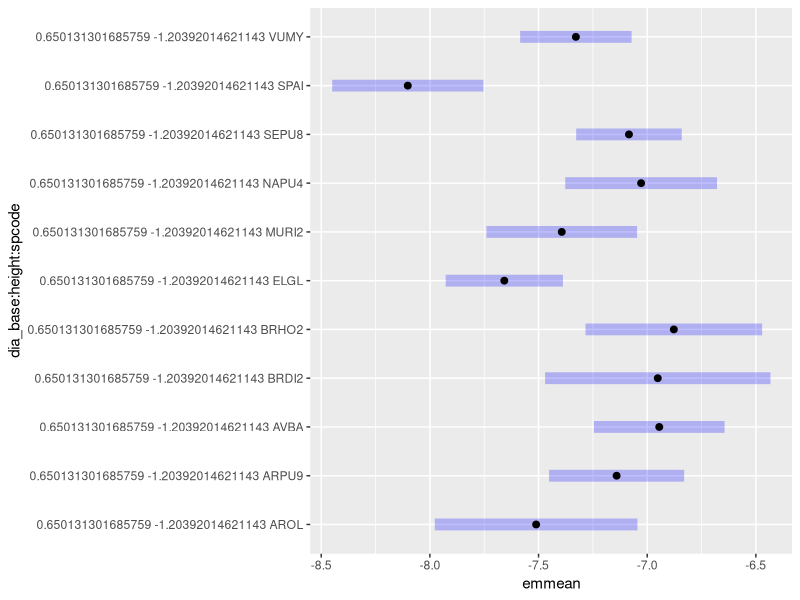
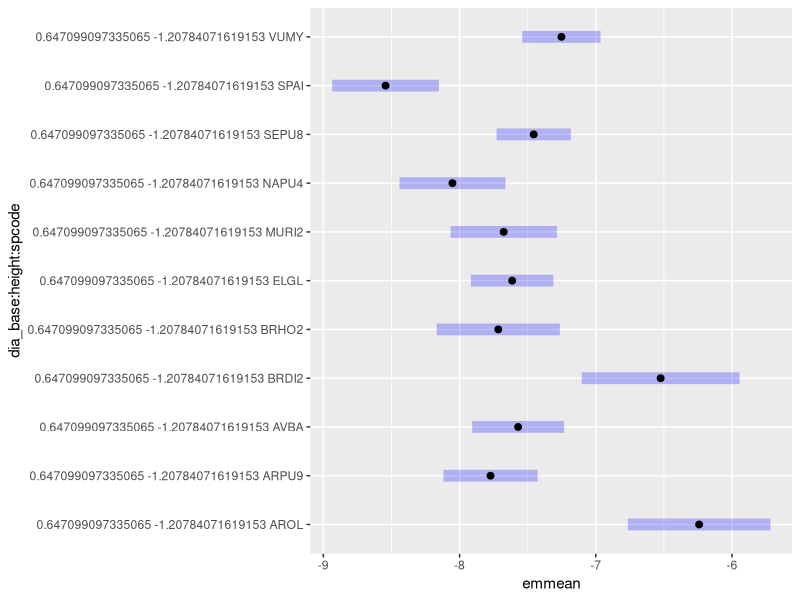
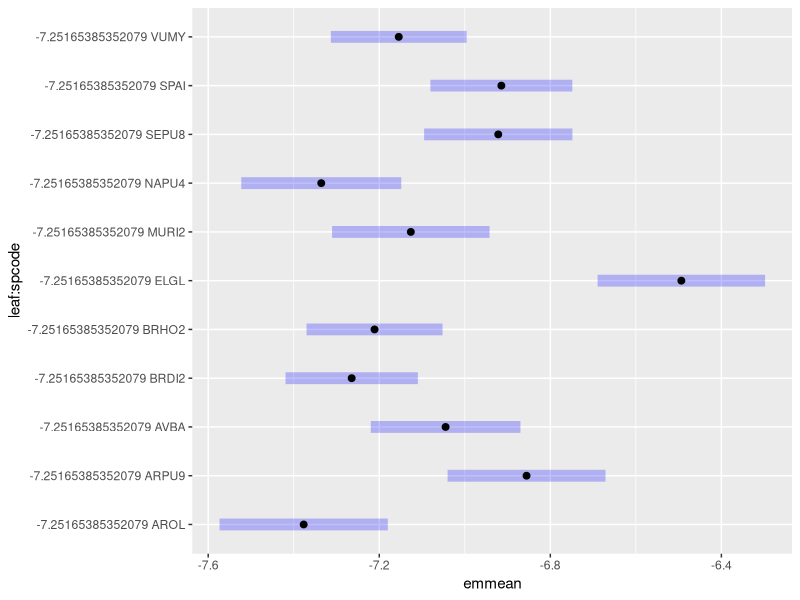

R code for these plots, in order:
## grass-allometry.R

## fit allometry model for 12 California grasses
## 1. model selection to find the best allometry model for each organ
## 2. test some allometry hypotheses 

setwd("~/California-grass-allometry/scripts")

library(tidyverse)
library(lmtest)
library(lme4)
library(car)
library(emmeans)



g_2_kg = 0.001
cm2_2_m2 = 0.0001
cm_2_m = 0.01
mass_2_C = 2
kg_2_g = 1000
wooden = 0.001
day2sec = 86400


mass       <- read.csv("../data/biomass.csv"    ,stringsAsFactors = FALSE)
size       <- read.csv("../data/plant-size.csv" ,stringsAsFactors = FALSE)
sp         <- read.csv("../data/species.csv"    ,stringsAsFactors = FALSE)
sla_mass   <- read.csv("../data/SLA-biomass.csv",stringsAsFactors = FALSE)
sla_area   <- read.csv("../data/leaf-area.csv"  ,stringsAsFactors = FALSE) 


sla        <- sla_area                                              %>%  
              left_join(sla_mass, by=c("spcode","rep"))             %>% 
              mutate(sla = area/biomass)                            %>% 
              group_by(spcode)                                      %>% 
              summarise(sla = mean(sla,na.rm=TRUE))                 %>% 
              ungroup()                                             %>% 
              mutate(sla = sla*cm2_2_m2)

  
mass <- mass                                                        %>%  
        mutate(id = paste(spcode, rep, sep="-"))

mass_wide <- mass                                                   %>% 
             pivot_wider(names_from = organ, values_from = biomass)


mass_wide <- mass_wide                                              %>% 
             group_by(spcode, rep,id)                               %>% 
             mutate(stem  = sum(stem, extra_stem, na.rm=TRUE)
                   ,agb   = sum(stem, leaf, repro, na.rm=TRUE)
                   ,tmass = sum(agb,root, na.rm=TRUE))              %>% 
             ungroup()                                              %>% 
             dplyr::select(-extra_stem)

size <- size                                        %>% 
        mutate(id = paste(spcode, rep, sep="-"))    %>% 
        group_by(spcode,rep,id)                     %>% 
        mutate(dia_base = mean(dia_base1,dia_base2)
              ,dia_can  = mean(dia_can1,dia_can2  ) 
              ,date     = lubridate::mdy(date)    ) %>% 
        ungroup()


all <- mass_wide                                            %>% 
       left_join(size, by = c("spcode", "rep","id"))        %>% 
       left_join(sla,  by =   "spcode")                     %>% 
       left_join (sp,  by =   "spcode")                     %>% 
       filter(!spcode %in% c("POSE","FECA"))
        
all <- all                                                  %>% 
       mutate(carea      = pi*(dia_can*dia_can/4  )
             ,barea      = pi*(dia_base*dia_base/4)      
             ,height     = height*cm_2_m
             ,stem       = stem*g_2_kg
             ,stem_c     = stem*mass_2_C
             ,root       = root*g_2_kg
             ,root_c     = root*mass_2_C
             ,leaf       = leaf*g_2_kg
             ,leaf_c     = leaf*mass_2_C
             ,repro      = repro*g_2_kg
             ,repro_c    = repro*mass_2_C
             ,agb        = agb*g_2_kg
             ,agb_c      = agb*mass_2_C
             ,tmass      = tmass*g_2_kg
             ,tmass_c    = tmass*mass_2_C
             ,barea      = barea*cm2_2_m2
             ,carea      = carea*cm2_2_m2
             ,cradius    = dia_can/2
             ,lf2rt      = root_c/leaf_c
             ,agb2rt     = root_c/agb_c
             ,seed_alloc = repro_c/agb_c
             ,seed_alloct= repro_c/tmass_c
             ,lf2sm      = leaf_c/stem_c
             ,rt2lf      = root_c/leaf_c
             ,ca2ba      = barea/carea
             ,tlarea     = leaf*sla)


all_log <- all                                                  %>% 
           mutate(across(c("stem","stem_c","root","root_c"    , 
                           "leaf","leaf_c","repro","repro_c"  ,
                           "agb","agb_c","tmass","tmass_c"    ,
                           "dia_base","dia_can","length"      ,
                           "height","barea","carea","lf2sm"   ,
                           "rt2lf","agb2rt","ca2ba","sla"     ,
                           "tlarea") , ~log(.x)))


####### 1. Allometry model selection and species-specific variation #######

#### 1a.height allometry model ####

hgt_null   <- lm(height ~ dia_base, all_log)
hgt_full1  <- lm(height ~ dia_base*spcode,all_log)
hgt_full2  <- lm(height ~ dia_base*(photo+growth),all_log)

AIC(hgt_null,hgt_full1, hgt_full2)
hgt_poshoc  <- emmeans(hgt_full1, pairwise ~ dia_base*spcode)


hgt_allom <- hgt_full1
summary(hgt_allom)
anova(hgt_allom)
anova(hgt_full2)

#### 1b.canopy area allometry ####

#ca_null1  <- lm(carea ~ dia_base*height,all_log)
ca_null2  <- lm(carea ~ dia_base + height, all_log)
ca_null3  <- lm(carea ~ dia_base, all_log)
ca_null4  <- lm(carea ~ height, all_log)
#ca_full1  <- lm(carea ~ dia_base*height*spcode,all_log)
ca_full2  <- lm(carea ~ (dia_base + height)*spcode, all_log)
ca_full3  <- lm(carea ~ dia_base*spcode, all_log)
ca_full4  <- lm(carea ~ height*spcode, all_log)
ca_full5  <- lm(carea ~ (dia_base + height)*(photo + growth),all_log)
ca_full6  <- lm(carea ~ dia_base*(photo + growth),all_log)
ca_full7  <- lm(carea ~ height*(photo + growth),all_log)
AIC(ca_null2,ca_null3,ca_null4,ca_full2,ca_full3,ca_full4,ca_full5,ca_full6,ca_full7)
ca_poshoc <- emmeans(ca_full2, pairwise ~ dia_base:height:spcode)
ca_poshoc

ca_allom <- ca_full2
summary(ca_allom)
anova(ca_allom)
anova(ca_full5)

####1c. leaf allometry ####
#lf_null1  <- lm(leaf ~ dia_base*height, all_log)
lf_null2  <- lm(leaf ~ dia_base + height, all_log)
lf_null3  <- lm(leaf ~ dia_base, all_log)
lf_null4  <- lm(leaf ~ height, all_log)
#lf_full1  <- lm(leaf ~ dia_base*height*spcode, all_log)
lf_full2  <- lm(leaf ~ (dia_base + height)*spcode,all_log)
lf_full3  <- lm(leaf ~ dia_base*spcode, all_log)
lf_full4  <- lm(leaf ~ height*spcode, all_log)
lf_full5  <- lm(leaf ~ (dia_base + height)*(growth + photo),all_log)
lf_full6  <- lm(leaf ~ dia_base*(photo + growth),all_log)
lf_full7  <- lm(leaf ~ height*(photo + growth),all_log)
AIC(lf_null2,lf_null3,lf_null4,lf_full2,lf_full3,lf_full4,lf_full5,lf_full6,lf_full7)

lf_allom  <- lf_full2
anova(lf_allom)
summary(lf_allom)
lf_poshoc <- emmeans(lf_allom, pairwise ~ dia_base:height:spcode)
lf_poshoc
plot(lf_poshoc)
anova(lf_full5)

#### 1d.stem allometry ####
sm_null1 <- lm(stem ~ dia_base, all_log)
sm_null2 <- lm(stem ~ height, all_log)
sm_null3 <- lm(stem ~ dia_base + height, all_log)
#sm_null4 <- lm(stem ~ dia_base*height,all_log)
sm_full1 <- lm(stem ~ dia_base*spcode, all_log)
sm_full2 <- lm(stem ~ height*spcode, all_log)
sm_full3 <- lm(stem ~ (dia_base + height)*spcode, all_log)
#sm_full4 <- lm(stem ~ dia_base*height*spcode,all_log)
sm_full5 <- lm(stem ~ (dia_base + height)*(photo+growth),all_log)
sm_full6 <- lm(stem ~ dia_base*(photo + growth),all_log)
sm_full7 <- lm(stem ~ height*(photo + growth),all_log)
AIC(sm_null1,sm_null2,sm_null3,sm_full1,sm_full2,sm_full3,sm_full5,sm_full6,sm_full7)

sm_allom <- sm_full3
summary(sm_allom)
anova(sm_allom)
sm_poshoc <- emmeans(sm_allom,pairwise ~ dia_base:height:spcode)
sm_poshoc
plot(sm_poshoc)
anova(sm_full5)

#### 1e. root allometry ####
rt_null1 <- lm(root ~ leaf,all_log)
#rt_null2 <- lm(root ~ agb, all_log)
rt_null3 <- lm(root ~ dia_base, all_log)
rt_null4 <- lm(root ~ height, all_log)
rt_null5 <- lm(root ~ dia_base + height, all_log)
rt_full1 <- lm(root ~ leaf*spcode,all_log)
#rt_full2 <- lm(root ~ agb*spcode,all_log)
rt_full3 <- lm(root ~ dia_base*spcode,all_log)
rt_full4 <- lm(root ~ height*spcode, all_log)
rt_full5 <- lm(root ~ (dia_base+height)*spcode,all_log)
rt_full6 <- lm(root ~ leaf*(photo + growth),all_log)
AIC(rt_null1,rt_null3,rt_null4,rt_null5,rt_full1,rt_full3,rt_full4,rt_full5,rt_full6)

rt_allom <- rt_full1
summary(rt_allom)
anova(rt_allom)
rt_poshoc <- emmeans(rt_allom,pairwise ~ leaf:spcode)
rt_poshoc
plot(rt_poshoc)
anova(rt_full6)

####### 2.Hypothesis testing #######

#### 2a. root allocation is greater in perennial, especially C4 perennials #### 

#mature_df      <- all_log %>% filter(!is.na(repro))

frt_hmod    <- lmer(rt2lf ~ growth + photo + (1|spcode)
                   , data = all_log
                   , REML = TRUE)

summary(frt_hmod)
Anova(frt_hmod,type="2",test.statistic = "F") 

#when testing interaction effect, use this setting for Anova





####### H2: fast growlers invest more in reproduction #######

## growth rate

growth <- function(df){
  lm(tmass ~ lagday, data=df) 
}

grow_df   <- all_log                                                %>% 
             group_by(spcode)                                       %>% 
             mutate(lagsec = as.numeric(difftime(date,min(date)))
                   ,lagday = lagsec/day2sec
                   ,lagday = ifelse(lagday==0,1,lagday-1))          %>% 
             select(-lagsec)                                        %>% 
             ungroup()
  
grow_df   <- grow_df                                     %>% 
             group_by(spcode)                            %>% 
             nest()                                      %>% 
             mutate(grow_mod = map(data,growth))

grow_df   <- grow_df                                      %>% 
             mutate(stat = map(grow_mod,broom::glance))   %>% 
             unnest(stat)

grow_df   <- grow_df                                      %>% 
             mutate(mod_tidy = map(grow_mod,broom::tidy)) %>% 
             unnest(mod_tidy,names_sep="_")               

grow_coef <- grow_df                          %>% 
             filter(mod_tidy_term =="lagday") %>% 
             select(spcode
                   ,mod_tidy_estimate)        %>% 
             rename(grate = mod_tidy_estimate)

repro_df   <- all                                                    %>% 
              filter(!is.na(seed_alloct))                            %>%
              left_join(grow_coef,by="spcode")                       %>%
              group_by(spcode)                                       %>% 
              mutate(repro_sd  = sd(seed_alloc)
                    ,repro_se  = repro_sd/sqrt(length(seed_alloc))
                    ,repro_ave = mean(seed_alloc))                   %>% 
              ungroup()                       

                

repro_mod  <- lmer(seed_alloct ~ grate + (1|spcode)
                   ,data=repro_df
                   ,REML=TRUE)
summary(repro_mod)
Anova(repro_mod,type="2",test.statistic = "F") 
#when no interaction effect is test, use type 2

# reproduction allocation (as %above-ground biomass)
# is positively related to growth rate of above-ground biomass


######## H3: leaf/stem ratio is influenced by      #######
####### height (-) and specific leaf area (-)      #######  
#zscore <- function(x) (x - mean(x, na.rm=TRUE)) / sd(x, na.rm = TRUE) 

h3df         <- all_log                                    %>% 
                select(spcode,height,carea,sla,lf2sm)     
                
lsratio_mod  <- lmer(lf2sm ~ height*sla + (1|spcode)
                    , data = h3df
                    , REML = TRUE)

summary(lsratio_mod)
Anova(lsratio_mod,type="3",test.statistic = "F")



####### Fit species-specific allometry with intercept correction #######

## define allometry funtions

allom_lf <- function(df){
  lm(leaf ~ dia_base + height, data=df) 
}

allom_stem <- function(df){
  lm(stem ~ dia_base + height, data=df)
}

allom_rot <- function(df){
  lm(root ~ leaf, data=df)
}

allom_ca <- function(df){
  lm(carea ~ dia_base + height, data=df)
}

allom_hgt <- function(df){
  lm(height ~ dia_base, data=df)
}


## species-specific models 

mod_df <- all_log %>% group_by(spcode) %>% nest()
mod_df <- mod_df %>% mutate(lf_mod = map(data, allom_lf),
                            hgt_mod = map(data,allom_hgt),
                            sm_mod = map(data,allom_stem),
                            rot_mod = map(data,allom_rot),
                            ca_mod = map(data,allom_ca),
                            lf_pred = map2(.x=lf_mod, .y=data,~predict(object=.x,newdata=.y)),
                            hgt_pred = map2(.x=hgt_mod, .y=data,~predict(object=.x,newdata=.y)),
                            sm_pred = map2(.x=sm_mod, .y=data,~predict(object=.x,newdata=.y)),
                            rot_pred = map2(.x=rot_mod, .y=data,~predict(object=.x,newdata=.y)),
                            ca_pred = map2(.x=ca_mod, .y=data,~predict(object=.x,newdata=.y))) 

##glance for model statistic
mod_df <- mod_df %>% mutate(lf = map(lf_mod,broom::glance),
                            hgt = map(hgt_mod,broom::glance),
                            sm = map(sm_mod, broom::glance),
                            rot = map(rot_mod, broom::glance),
                            ca = map(ca_mod,broom::glance)) %>% 
  unnest(c(lf,hgt,sm,rot,ca),
         names_sep=".")

mod_df <- mod_df %>% mutate(lf_tidy = map(lf_mod, broom::tidy),
                            hgt_tidy = map(hgt_mod, broom::tidy),
                            sm_tidy = map(sm_mod, broom::tidy),
                            rot_tidy = map(rot_mod, broom::tidy),
                            ca_tidy = map(ca_mod, broom::tidy))

## flat model parameter tables
rthgt_params <- mod_df %>% dplyr::select(spcode,data,hgt_tidy,
                                       rot_tidy,hgt_pred,rot_pred)          %>% 
  unnest(c(hgt_tidy,rot_tidy),names_sep=".", keep_empty=TRUE)

lsc_params <- mod_df %>% dplyr::select(spcode, data, sm_tidy,lf_tidy,
                                       ca_tidy,sm_pred,lf_pred,ca_pred)     %>% 
  unnest(c(sm_tidy,lf_tidy,ca_tidy),names_sep=".")


rthgt_df <- rthgt_params                               %>% 
            unnest(c(data,hgt_pred,
                     rot_pred),
                  keep_empty = TRUE)

lsc_df  <- lsc_params                                  %>% 
           unnest(c(data,sm_pred,
                    lf_pred,ca_pred),
                  keep_empty = TRUE)


rthgt_intcpt <- rthgt_df %>% filter(hgt_tidy.term=="(Intercept)")
rthgt_slope  <- rthgt_df %>% filter(hgt_tidy.term=="dia_base")

lsc_intcpt <- lsc_df  %>% filter(sm_tidy.term=="(Intercept)")
lsc_slope <-  lsc_df  %>% filter(sm_tidy.term %in% c("dia_base","height"))

rthgt_slope <- rthgt_slope                             %>% 
  dplyr::select(spcode,short,photo,growth,id,dia_base,
                height,root,repro,agb,
                rot_pred,hgt_pred,
                hgt_tidy.estimate,rot_tidy.estimate)   %>% 
         rename(hgt_slope = hgt_tidy.estimate,
                rot_slope = rot_tidy.estimate)

rthgt_intcpt <- rthgt_intcpt                            %>% 
                dplyr::select(spcode,short,photo,
                              growth,id,hgt_tidy.estimate,
                              rot_tidy.estimate)        %>% 
                rename(hgt_incpt = hgt_tidy.estimate,
                       rot_incpt = rot_tidy.estimate)

lsc_slope  <- lsc_slope                                   %>% 
             dplyr::select(spcode,short,photo,
                           growth,id,stem,leaf,
                           carea,sm_pred,lf_pred,
                           ca_pred,sm_tidy.estimate,
                           sm_tidy.term,lf_tidy.estimate,
                           lf_tidy.term,ca_tidy.estimate,
                           ca_tidy.term)                 %>% 
  pivot_wider(names_from  = sm_tidy.term,
              values_from = c(sm_tidy.estimate,
                              lf_tidy.estimate,
                              ca_tidy.estimate),
              names_sep   = ".")                         %>%
 rename(dbh_sm = sm_tidy.estimate.dia_base,
        hgt_sm = sm_tidy.estimate.height,
        dbh_lf = lf_tidy.estimate.dia_base,
        hgt_lf = lf_tidy.estimate.height,
        dbh_ca = ca_tidy.estimate.dia_base,
        hgt_ca = ca_tidy.estimate.height)               %>% 
  group_by(spcode)                                      %>% 
  mutate(dbh_sm = unique(dbh_sm[!is.na(dbh_sm)]),
         hgt_sm = unique(hgt_sm[!is.na(hgt_sm)]),
         dbh_lf = unique(dbh_lf[!is.na(dbh_lf)]),
         hgt_lf = unique(hgt_lf[!is.na(hgt_lf)]),
         dbh_ca = unique(dbh_ca[!is.na(dbh_ca)]),
         hgt_ca = unique(hgt_ca[!is.na(hgt_ca)]))        %>% 
  ungroup()                                              %>% 
  select(-c(lf_tidy.term,ca_tidy.term))                  %>% 
  distinct()



  

lsc_intcpt <- lsc_intcpt                                 %>% 
              dplyr::select(spcode,short,photo,growth,id,
                            sm_tidy.estimate,
                            lf_tidy.estimate, 
                            ca_tidy.estimate)            %>% 
  rename(sm_incpt =  sm_tidy.estimate,
         lf_incpt = lf_tidy.estimate,
         ca_incpt = ca_tidy.estimate)

lsc_all  = lsc_intcpt                                    %>%  
           left_join(lsc_slope,by=c("spcode","short",
                                    "photo","growth","id"))

obs_predic <- rthgt_slope                               %>% 
              left_join(rthgt_intcpt, 
                        by=c("spcode","short","photo",
                             "growth","id"))            %>% 
              ungroup()

obs_predic <- obs_predic                                %>% 
              left_join(lsc_all,by=c("spcode","short","photo",
                                     "growth","id"))    %>% 
              ungroup()

## let's correct for intercept, see ref: 
## https://www.jstor.org/stable/1937343?seq=1&cid=pdf-reference#references_tab_contents

obs_predic <- obs_predic %>% group_by(spcode) %>% 
  mutate(lf_n = length(!is.na(leaf)),
         sm_n = length(!is.na(stem)),
         rt_n = length(!is.na(root)),
         hgt_n = length(!is.na(height)),
         ca_n  = length(!is.na(carea)),
         lf_sme = (leaf-lf_pred)*(leaf-lf_pred),
         sm_sme = (stem-sm_pred)*(stem-sm_pred),
         rt_sme = (root-rot_pred)*(root-rot_pred),
         hgt_sme = (height-hgt_pred)*(height-hgt_pred),
         ca_sme = (carea-ca_pred)*(carea-ca_pred))

obs_predic <- obs_predic %>% mutate(lf_cf = sum(lf_sme, na.rm=TRUE)/(lf_n-2)/2,
                                    sm_cf = sum(sm_sme,na.rm=TRUE)/(sm_n-3)/2,
                                    rt_cf = sum(rt_sme, na.rm=TRUE)/(rt_n-2)/2,
                                    hgt_cf = sum(hgt_sme, na.rm=TRUE)/(hgt_n-2)/2,
                                    ca_cf = sum(ca_sme, na.rm=TRUE)/(ca_n-2)/2) %>% 
  ungroup()


obs_predic <- obs_predic %>% mutate(across(c("lf_incpt","hgt_incpt",
                                             "sm_incpt","rot_incpt",
                                             "ca_incpt","leaf","stem",
                                             "root","carea","dia_base",
                                             "height","lf_cf","sm_cf","rt_cf",
                                             "hgt_cf","ca_cf"),exp))

## update intercept
obs_predic <- obs_predic %>% mutate(lf_incpt = lf_incpt*lf_cf,
                                    hgt_incpt = hgt_incpt*hgt_cf,
                                    sm_incpt = sm_incpt*sm_cf,
                                    rot_incpt = rot_incpt*rt_cf,
                                    ca_incpt = ca_incpt*ca_cf)

## update prediction in un-logged form
obs_predic <- obs_predic %>% group_by(spcode)                  %>% 
  mutate(lf_pred = lf_incpt*(dia_base^dbh_lf)*(height^hgt_lf),
         hgt_pred = hgt_incpt*(dia_base^hgt_slope),
         sm_pred = sm_incpt*(dia_base^dbh_sm)*(height^hgt_sm),
         rt_pred = rot_incpt*(leaf^rot_slope),
         ca_pred = ca_incpt*(dia_base^dbh_ca)*(height^hgt_ca)) %>% 
         ungroup()

## convert carbon to g

obs_predic <- obs_predic %>% mutate(leaf = leaf*kg_2_g,
                                    stem = stem*kg_2_g,
                                    root = root*kg_2_g,
                                    lf_pred = lf_pred*kg_2_g,
                                    sm_pred = sm_pred*kg_2_g,
                                    rot_pred = rot_pred*kg_2_g)

allom_params = obs_predic             %>% 
               select(spcode
                     ,short
                     ,photo
                     ,growth
                     ,hgt_slope
                     ,rot_slope
                     ,hgt_incpt
                     ,rot_incpt
                     ,sm_incpt
                     ,lf_incpt
                     ,ca_incpt
                     ,dbh_sm
                     ,hgt_sm
                     ,dbh_lf
                     ,hgt_lf
                     ,dbh_ca
                     ,hgt_ca)        %>% 
  distinct()


## fit allometric equations for function types

pf_df <- all_log %>% group_by(growth,photo) %>% nest()
pf_df <- pf_df %>% mutate(  lf_mod = map(data, allom_lf),
                            hgt_mod = map(data,allom_hgt),
                            sm_mod = map(data,allom_stem),
                            rot_mod = map(data,allom_rot),
                            ca_mod = map(data,allom_ca),
                            lf_pred = map2(.x=lf_mod, .y=data,~predict(object=.x,newdata=.y)),
                            hgt_pred = map2(.x=hgt_mod, .y=data,~predict(object=.x,newdata=.y)),
                            sm_pred = map2(.x=sm_mod, .y=data,~predict(object=.x,newdata=.y)),
                            rot_pred = map2(.x=rot_mod, .y=data,~predict(object=.x,newdata=.y)),
                            ca_pred = map2(.x=ca_mod, .y=data,~predict(object=.x,newdata=.y))) 

##glance for model statistic
pf_df <- pf_df %>% mutate(  lf = map(lf_mod,broom::glance),
                            hgt = map(hgt_mod,broom::glance),
                            sm = map(sm_mod, broom::glance),
                            rot = map(rot_mod, broom::glance),
                            ca = map(ca_mod,broom::glance)) %>% 
  unnest(c(lf,hgt,sm,rot,ca),
         names_sep=".")

pf_df <- pf_df %>% mutate(  lf_tidy = map(lf_mod, broom::tidy),
                            hgt_tidy = map(hgt_mod, broom::tidy),
                            sm_tidy = map(sm_mod, broom::tidy),
                            rot_tidy = map(rot_mod, broom::tidy),
                            ca_tidy = map(ca_mod, broom::tidy))

## flat model parameter tables
rthgt_pfparams <- pf_df %>% dplyr::select(growth,photo,data,hgt_tidy,
                                         rot_tidy,hgt_pred,rot_pred)          %>% 
  unnest(c(hgt_tidy,rot_tidy),names_sep=".", keep_empty=TRUE)

lsc_pfparams <- pf_df %>% dplyr::select(growth, photo, data, sm_tidy,lf_tidy,
                                       ca_tidy,sm_pred,lf_pred,ca_pred)     %>% 
  unnest(c(sm_tidy,lf_tidy,ca_tidy),names_sep=".")


rthgt_pfdf <- rthgt_pfparams                            %>% 
  unnest(c(data,hgt_pred,
           rot_pred),
         keep_empty = TRUE)

lsc_pfdf  <- lsc_pfparams                               %>% 
  unnest(c(data,sm_pred,
           lf_pred,ca_pred),
         keep_empty = TRUE)


rthgt_pfintcpt <- rthgt_pfdf %>% filter(hgt_tidy.term=="(Intercept)")
rthgt_pfslope  <- rthgt_pfdf %>% filter(hgt_tidy.term=="dia_base")

lsc_pfintcpt <- lsc_pfdf  %>% filter(sm_tidy.term=="(Intercept)")
lsc_pfslope <-  lsc_pfdf  %>% filter(sm_tidy.term %in% c("dia_base","height"))

rthgt_pfslope <- rthgt_pfslope                          %>% 
  dplyr::select(spcode,short,photo,growth,id,dia_base,
                height,root,repro,agb,
                rot_pred,hgt_pred,
                hgt_tidy.estimate,rot_tidy.estimate)   %>% 
  rename(hgt_slope = hgt_tidy.estimate,
         rot_slope = rot_tidy.estimate)

rthgt_pfintcpt <- rthgt_pfintcpt                       %>% 
  dplyr::select(spcode,short,photo,
                growth,id,hgt_tidy.estimate,
                rot_tidy.estimate)        %>% 
  rename(hgt_incpt = hgt_tidy.estimate,
         rot_incpt = rot_tidy.estimate)

lsc_pfslope  <- lsc_pfslope                             %>% 
  dplyr::select(spcode,short,photo,
                growth,id,stem,leaf,
                carea,sm_pred,lf_pred,
                ca_pred,sm_tidy.estimate,
                sm_tidy.term,lf_tidy.estimate,
                lf_tidy.term,ca_tidy.estimate,
                ca_tidy.term)                 %>% 
  pivot_wider(names_from  = sm_tidy.term,
              values_from = c(sm_tidy.estimate,
                              lf_tidy.estimate,
                              ca_tidy.estimate),
              names_sep   = ".")                         %>%
  rename(dbh_sm = sm_tidy.estimate.dia_base,
         hgt_sm = sm_tidy.estimate.height,
         dbh_lf = lf_tidy.estimate.dia_base,
         hgt_lf = lf_tidy.estimate.height,
         dbh_ca = ca_tidy.estimate.dia_base,
         hgt_ca = ca_tidy.estimate.height)               %>% 
  group_by(growth,photo)                                %>% 
  mutate(dbh_sm = unique(dbh_sm[!is.na(dbh_sm)]),
         hgt_sm = unique(hgt_sm[!is.na(hgt_sm)]),
         dbh_lf = unique(dbh_lf[!is.na(dbh_lf)]),
         hgt_lf = unique(hgt_lf[!is.na(hgt_lf)]),
         dbh_ca = unique(dbh_ca[!is.na(dbh_ca)]),
         hgt_ca = unique(hgt_ca[!is.na(hgt_ca)]))        %>% 
  ungroup()                                              %>% 
  select(-c(lf_tidy.term,ca_tidy.term))                  %>% 
  distinct()





lsc_pfintcpt <- lsc_pfintcpt                              %>% 
  dplyr::select(spcode,short,photo,growth,id,
                sm_tidy.estimate,
                lf_tidy.estimate, 
                ca_tidy.estimate)            %>% 
  rename(sm_incpt =  sm_tidy.estimate,
         lf_incpt = lf_tidy.estimate,
         ca_incpt = ca_tidy.estimate)

lsc_pfall  = lsc_pfintcpt                               %>%  
  left_join(lsc_pfslope,by=c("spcode","short",
                           "photo","growth","id"))

obs_pfpredic <- rthgt_pfslope                               %>% 
  left_join(rthgt_pfintcpt, 
            by=c("spcode","short","photo",
                 "growth","id"))            %>% 
  ungroup()

obs_pfpredic <- obs_pfpredic                                %>% 
  left_join(lsc_pfall,by=c("spcode","short","photo",
                         "growth","id"))    %>% 
  ungroup()

## let's correct for intercept, see ref: 

obs_pfpredic <- obs_pfpredic %>% group_by(growth,photo) %>% 
  mutate(lf_n = length(!is.na(leaf)),
         sm_n = length(!is.na(stem)),
         rt_n = length(!is.na(root)),
         hgt_n = length(!is.na(height)),
         ca_n  = length(!is.na(carea)),
         lf_sme = (leaf-lf_pred)*(leaf-lf_pred),
         sm_sme = (stem-sm_pred)*(stem-sm_pred),
         rt_sme = (root-rot_pred)*(root-rot_pred),
         hgt_sme = (height-hgt_pred)*(height-hgt_pred),
         ca_sme = (carea-ca_pred)*(carea-ca_pred))

obs_pfpredic <- obs_pfpredic %>% mutate(lf_cf = sum(lf_sme, na.rm=TRUE)/(lf_n-2)/2,
                                    sm_cf = sum(sm_sme,na.rm=TRUE)/(sm_n-3)/2,
                                    rt_cf = sum(rt_sme, na.rm=TRUE)/(rt_n-2)/2,
                                    hgt_cf = sum(hgt_sme, na.rm=TRUE)/(hgt_n-2)/2,
                                    ca_cf = sum(ca_sme, na.rm=TRUE)/(ca_n-2)/2) %>% 
  ungroup()


obs_pfpredic <- obs_pfpredic %>% mutate(across(c("lf_incpt","hgt_incpt",
                                             "sm_incpt","rot_incpt",
                                             "ca_incpt","leaf","stem",
                                             "root","carea","dia_base",
                                             "height","lf_cf","sm_cf","rt_cf",
                                             "hgt_cf","ca_cf"),exp))

## update intercept
obs_pfpredic <- obs_pfpredic %>% mutate(lf_incpt = lf_incpt*lf_cf,
                                    hgt_incpt = hgt_incpt*hgt_cf,
                                    sm_incpt = sm_incpt*sm_cf,
                                    rot_incpt = rot_incpt*rt_cf,
                                    ca_incpt = ca_incpt*ca_cf)

## update prediction in un-logged form
obs_pfpredic <- obs_pfpredic %>% group_by(growth,photo)             %>% 
  mutate(lf_pred = lf_incpt*(dia_base^dbh_lf)*(height^hgt_lf),
         hgt_pred = hgt_incpt*(dia_base^hgt_slope),
         sm_pred = sm_incpt*(dia_base^dbh_sm)*(height^hgt_sm),
         rt_pred = rot_incpt*(leaf^rot_slope),
         ca_pred = ca_incpt*(dia_base^dbh_ca)*(height^hgt_ca)) %>% 
  ungroup()

## convert carbon to g

obs_pfpredic <- obs_pfpredic %>% mutate(leaf = leaf*kg_2_g,
                                    stem = stem*kg_2_g,
                                    root = root*kg_2_g,
                                    lf_pred = lf_pred*kg_2_g,
                                    sm_pred = sm_pred*kg_2_g,
                                    rot_pred = rot_pred*kg_2_g)

allom_pfparams = obs_pfpredic             %>% 
                 select(spcode
                ,short
                ,photo
                ,growth
                ,hgt_slope
                ,rot_slope
                ,hgt_incpt
                ,rot_incpt
                ,sm_incpt
                ,lf_incpt
                ,ca_incpt
                ,dbh_sm
                ,hgt_sm
                ,dbh_lf
                ,hgt_lf
                ,dbh_ca
                ,hgt_ca)        %>% 
                distinct()


## fit allometric equations for all grasses

grass_df <- all_log %>% mutate(pft = "grass") %>% group_by(pft) %>% nest()
grass_df <- grass_df %>% mutate(lf_mod = map(data, allom_lf),
                                hgt_mod = map(data,allom_hgt),
                                sm_mod = map(data,allom_stem),
                                rot_mod = map(data,allom_rot),
                                ca_mod = map(data,allom_ca),
                                lf_pred = map2(.x=lf_mod, .y=data,~predict(object=.x,newdata=.y)),
                                hgt_pred = map2(.x=hgt_mod, .y=data,~predict(object=.x,newdata=.y)),
                                sm_pred = map2(.x=sm_mod, .y=data,~predict(object=.x,newdata=.y)),
                                rot_pred = map2(.x=rot_mod, .y=data,~predict(object=.x,newdata=.y)),
                                ca_pred = map2(.x=ca_mod, .y=data,~predict(object=.x,newdata=.y))) 

##glance for model statistic
grass_df <- grass_df %>% mutate(lf = map(lf_mod,broom::glance),
                                hgt = map(hgt_mod,broom::glance),
                                sm = map(sm_mod, broom::glance),
                                rot = map(rot_mod, broom::glance),
                                ca = map(ca_mod,broom::glance)) %>% 
                         unnest(c(lf,hgt,sm,rot,ca), names_sep=".")

grass_df <- grass_df %>% mutate(lf_tidy = map(lf_mod, broom::tidy),
                                hgt_tidy = map(hgt_mod, broom::tidy),
                                sm_tidy = map(sm_mod, broom::tidy),
                                rot_tidy = map(rot_mod, broom::tidy),
                                ca_tidy = map(ca_mod, broom::tidy))

## flat model parameter tables
rthgt_grassparams <- grass_df %>% dplyr::select(pft,data,hgt_tidy,
                                                rot_tidy,hgt_pred,rot_pred) %>% 
                                  unnest(c(hgt_tidy,rot_tidy),names_sep=".", 
                                           keep_empty=TRUE)

lsc_grassparams <- grass_df %>% dplyr::select(pft, data, sm_tidy,lf_tidy,
                                           ca_tidy,sm_pred,lf_pred,ca_pred) %>% 
                             unnest(c(sm_tidy,lf_tidy,ca_tidy),names_sep=".")


rthgt_grassdf <- rthgt_grassparams                      %>% 
                 unnest(c(data,hgt_pred,rot_pred),
                        keep_empty = TRUE)

lsc_grassdf  <- lsc_grassparams                         %>% 
                unnest(c(data,sm_pred,lf_pred,ca_pred),
                       keep_empty = TRUE)


rthgt_grassintcpt <- rthgt_grassdf %>% filter(hgt_tidy.term=="(Intercept)")
rthgt_grassslope  <- rthgt_grassdf %>% filter(hgt_tidy.term=="dia_base")

lsc_grassintcpt <- lsc_grassdf  %>% filter(sm_tidy.term=="(Intercept)")
lsc_grassslope <-  lsc_grassdf  %>% filter(sm_tidy.term %in% c("dia_base","height"))

rthgt_grassslope <- rthgt_grassslope                   %>% 
  dplyr::select(pft,id,dia_base,
                height,root,repro,agb,
                rot_pred,hgt_pred,
                hgt_tidy.estimate,rot_tidy.estimate)   %>% 
  rename(hgt_slope = hgt_tidy.estimate,
         rot_slope = rot_tidy.estimate)

rthgt_grassintcpt <- rthgt_grassintcpt                 %>% 
  dplyr::select(pft,id,hgt_tidy.estimate,
                rot_tidy.estimate)                     %>% 
  rename(hgt_incpt = hgt_tidy.estimate,
         rot_incpt = rot_tidy.estimate)

lsc_grassslope  <- lsc_grassslope                      %>% 
  dplyr::select(pft,id,stem,leaf,carea,sm_pred,lf_pred,
                ca_pred,sm_tidy.estimate,
                sm_tidy.term,lf_tidy.estimate,
                lf_tidy.term,ca_tidy.estimate,
                ca_tidy.term)                          %>% 
  pivot_wider(names_from  = sm_tidy.term,
              values_from = c(sm_tidy.estimate,
                              lf_tidy.estimate,
                              ca_tidy.estimate),
              names_sep   = ".")                         %>%
  rename(dbh_sm = sm_tidy.estimate.dia_base,
         hgt_sm = sm_tidy.estimate.height,
         dbh_lf = lf_tidy.estimate.dia_base,
         hgt_lf = lf_tidy.estimate.height,
         dbh_ca = ca_tidy.estimate.dia_base,
         hgt_ca = ca_tidy.estimate.height)               %>% 
  group_by(pft)                                          %>% 
  mutate(dbh_sm = unique(dbh_sm[!is.na(dbh_sm)]),
         hgt_sm = unique(hgt_sm[!is.na(hgt_sm)]),
         dbh_lf = unique(dbh_lf[!is.na(dbh_lf)]),
         hgt_lf = unique(hgt_lf[!is.na(hgt_lf)]),
         dbh_ca = unique(dbh_ca[!is.na(dbh_ca)]),
         hgt_ca = unique(hgt_ca[!is.na(hgt_ca)]))        %>% 
  ungroup()                                              %>% 
  select(-c(lf_tidy.term,ca_tidy.term))                  %>% 
  distinct()





lsc_grassintcpt <- lsc_grassintcpt                      %>% 
  dplyr::select(pft,id,sm_tidy.estimate,
                lf_tidy.estimate, 
                ca_tidy.estimate)                       %>% 
  rename(sm_incpt =  sm_tidy.estimate,
         lf_incpt = lf_tidy.estimate,
         ca_incpt = ca_tidy.estimate)

lsc_grassall  = lsc_grassintcpt                             %>%  
  left_join(lsc_grassslope,by=c("pft","id"))

obs_grasspredic <- rthgt_grassslope                         %>% 
                   left_join(rthgt_grassintcpt, 
                             by=c("pft","id"))              %>% 
                   ungroup()

obs_grasspredic <- obs_grasspredic                          %>% 
  left_join(lsc_grassall,by=c("pft","id"))                  %>% 
  ungroup()

## correct for intercept: 

obs_grasspredic <- obs_grasspredic %>% group_by(pft) %>% 
  mutate(lf_n = length(!is.na(leaf)),
         sm_n = length(!is.na(stem)),
         rt_n = length(!is.na(root)),
         hgt_n = length(!is.na(height)),
         ca_n  = length(!is.na(carea)),
         lf_sme = (leaf-lf_pred)*(leaf-lf_pred),
         sm_sme = (stem-sm_pred)*(stem-sm_pred),
         rt_sme = (root-rot_pred)*(root-rot_pred),
         hgt_sme = (height-hgt_pred)*(height-hgt_pred),
         ca_sme = (carea-ca_pred)*(carea-ca_pred))

obs_grasspredic <- obs_grasspredic %>% mutate(lf_cf = sum(lf_sme, na.rm=TRUE)/(lf_n-2)/2,
                                              sm_cf = sum(sm_sme,na.rm=TRUE)/(sm_n-3)/2,
                                              rt_cf = sum(rt_sme, na.rm=TRUE)/(rt_n-2)/2,
                                              hgt_cf = sum(hgt_sme, na.rm=TRUE)/(hgt_n-2)/2,
                                              ca_cf = sum(ca_sme, na.rm=TRUE)/(ca_n-2)/2) %>% 
                                      ungroup()


obs_grasspredic <- obs_grasspredic %>% mutate(across(c("lf_incpt","hgt_incpt",
                                                       "sm_incpt","rot_incpt",
                                                       "ca_incpt","leaf","stem",
                                                       "root","carea","dia_base",
                                                       "height","lf_cf","sm_cf","rt_cf",
                                                       "hgt_cf","ca_cf"),exp))

## update intercept
obs_grasspredic <- obs_grasspredic %>% mutate(lf_incpt = lf_incpt*lf_cf,
                                              hgt_incpt = hgt_incpt*hgt_cf,
                                              sm_incpt = sm_incpt*sm_cf,
                                              rot_incpt = rot_incpt*rt_cf,
                                              ca_incpt = ca_incpt*ca_cf)

## update prediction in un-logged form
obs_grasspredic <- obs_grasspredic                                               %>%   
                   mutate(lf_pred = lf_incpt*(dia_base^dbh_lf)*(height^hgt_lf),
                          hgt_pred = hgt_incpt*(dia_base^hgt_slope),
                          sm_pred = sm_incpt*(dia_base^dbh_sm)*(height^hgt_sm),
                          rt_pred = rot_incpt*(leaf^rot_slope),
                          ca_pred = ca_incpt*(dia_base^dbh_ca)*(height^hgt_ca)) 
 
## convert carbon to g

obs_grasspredic <- obs_grasspredic %>% mutate(leaf = leaf*kg_2_g,
                                              stem = stem*kg_2_g,
                                              root = root*kg_2_g,
                                              lf_pred = lf_pred*kg_2_g,
                                              sm_pred = sm_pred*kg_2_g,
                                              rot_pred = rot_pred*kg_2_g)

allom_grassparams = obs_grasspredic             %>% 
                    select(pft
                          ,hgt_slope
                          ,rot_slope
                          ,hgt_incpt
                          ,rot_incpt
                          ,sm_incpt
                          ,lf_incpt
                          ,ca_incpt
                          ,dbh_sm
                          ,hgt_sm
                          ,dbh_lf
                          ,hgt_lf
                          ,dbh_ca
                          ,hgt_ca)        %>% 
                   distinct()
